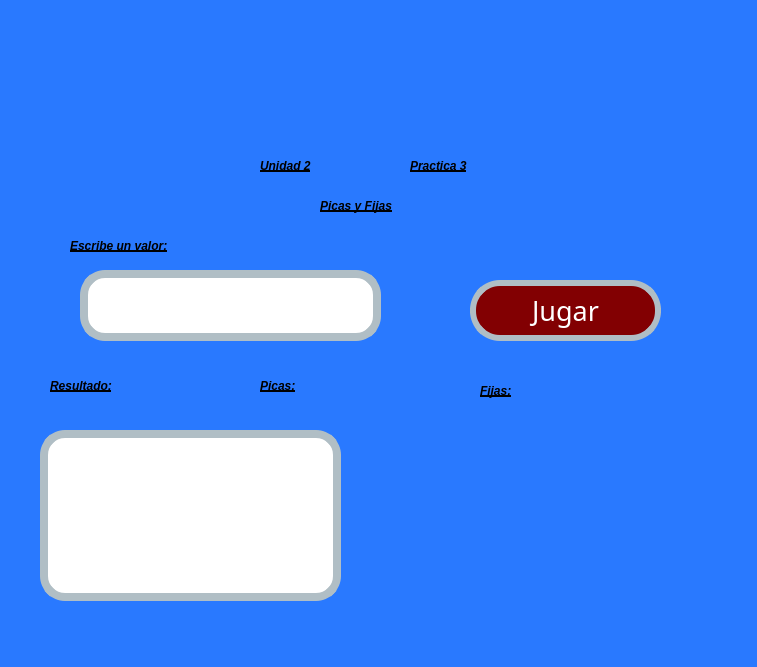
<?xml version="1.0" encoding="UTF-8"?>
<ui version="4.0">
 <class>MainWindow</class>
 <widget class="QMainWindow" name="MainWindow">
  <property name="geometry">
   <rect>
    <x>0</x>
    <y>0</y>
    <width>757</width>
    <height>667</height>
   </rect>
  </property>
  <property name="windowTitle">
   <string>MainWindow</string>
  </property>
  <property name="styleSheet">
   <string notr="true">background-color: #2979FF</string>
  </property>
  <widget class="QWidget" name="centralwidget">
   <widget class="QLineEdit" name="txt_valor">
    <property name="geometry">
     <rect>
      <x>80</x>
      <y>270</y>
      <width>301</width>
      <height>71</height>
     </rect>
    </property>
    <property name="styleSheet">
     <string notr="true">background-color:rgb(255, 255, 255);
color:rgb(0, 0, 0);
border-radius:25px;
border:8px solid #B0BEC5;
font: 75 16pt &quot;MS Shell Dlg 2&quot;;
</string>
    </property>
   </widget>
   <widget class="QLabel" name="txt_fijas">
    <property name="geometry">
     <rect>
      <x>480</x>
      <y>370</y>
      <width>211</width>
      <height>41</height>
     </rect>
    </property>
    <property name="styleSheet">
     <string notr="true">text-decoration: underline;
font: 20pt &quot;Forte&quot;;
color:rgb(0, 0, 0);
border-radius: 10px;
font-weight: bold;
font-style: italic;</string>
    </property>
    <property name="text">
     <string>Fijas:</string>
    </property>
   </widget>
   <widget class="QLabel" name="txt_picas">
    <property name="geometry">
     <rect>
      <x>260</x>
      <y>370</y>
      <width>201</width>
      <height>31</height>
     </rect>
    </property>
    <property name="styleSheet">
     <string notr="true">text-decoration: underline;
font: 20pt &quot;Forte&quot;;
color:rgb(0, 0, 0);
border-radius: 10px;
font-weight: bold;
font-style: italic;</string>
    </property>
    <property name="text">
     <string>Picas:</string>
    </property>
   </widget>
   <widget class="QLabel" name="lbl_titulo">
    <property name="geometry">
     <rect>
      <x>320</x>
      <y>190</y>
      <width>221</width>
      <height>31</height>
     </rect>
    </property>
    <property name="styleSheet">
     <string notr="true">text-decoration: underline;
font: 20pt &quot;Forte&quot;;
color:rgb(0, 0, 0);
border-radius: 10px;
font-weight: bold;
font-style: italic;</string>
    </property>
    <property name="text">
     <string>Picas y Fijas</string>
    </property>
   </widget>
   <widget class="QLabel" name="lbl_Practica3">
    <property name="geometry">
     <rect>
      <x>410</x>
      <y>150</y>
      <width>161</width>
      <height>31</height>
     </rect>
    </property>
    <property name="styleSheet">
     <string notr="true">text-decoration: underline;
font: 20pt &quot;Forte&quot;;
color:rgb(0, 0, 0);
border-radius: 10px;
font-weight: bold;
font-style: italic;</string>
    </property>
    <property name="text">
     <string>Practica 3</string>
    </property>
   </widget>
   <widget class="QLabel" name="lbl_imagenUat">
    <property name="geometry">
     <rect>
      <x>20</x>
      <y>10</y>
      <width>331</width>
      <height>121</height>
     </rect>
    </property>
    <property name="styleSheet">
     <string notr="true"/>
    </property>
    <property name="text">
     <string/>
    </property>
    <property name="pixmap">
     <pixmap resource="../../Archivos/Recursos.qrc">:/Logos/Archivos/log_uat_nuevo.png</pixmap>
    </property>
    <property name="scaledContents">
     <bool>true</bool>
    </property>
   </widget>
   <widget class="QLabel" name="lbl_Unidad2">
    <property name="geometry">
     <rect>
      <x>260</x>
      <y>150</y>
      <width>141</width>
      <height>31</height>
     </rect>
    </property>
    <property name="styleSheet">
     <string notr="true">text-decoration: underline;
font: 20pt &quot;Forte&quot;;
color:rgb(0, 0, 0);
border-radius: 10px;
font-weight: bold;
font-style: italic;</string>
    </property>
    <property name="text">
     <string>Unidad 2</string>
    </property>
   </widget>
   <widget class="QLabel" name="lbl_imagenFi">
    <property name="geometry">
     <rect>
      <x>530</x>
      <y>0</y>
      <width>211</width>
      <height>141</height>
     </rect>
    </property>
    <property name="styleSheet">
     <string notr="true"/>
    </property>
    <property name="text">
     <string/>
    </property>
    <property name="pixmap">
     <pixmap resource="../../Archivos/Recursos.qrc">:/Logos/Archivos/FIT_logo_vertical.png</pixmap>
    </property>
    <property name="scaledContents">
     <bool>true</bool>
    </property>
   </widget>
   <widget class="QPushButton" name="btn_jugar">
    <property name="geometry">
     <rect>
      <x>470</x>
      <y>280</y>
      <width>191</width>
      <height>61</height>
     </rect>
    </property>
    <property name="font">
     <font>
      <family>Forte</family>
      <pointsize>20</pointsize>
      <weight>50</weight>
      <italic>false</italic>
      <bold>false</bold>
     </font>
    </property>
    <property name="styleSheet">
     <string notr="true">font: 20pt &quot;Forte&quot;;
background-color: rgb(130, 0, 2);
color: rgb(255, 255, 255);
border-radius:30px;
border:6px solid #B0BEC5;</string>
    </property>
    <property name="text">
     <string>Jugar</string>
    </property>
   </widget>
   <widget class="QLabel" name="lbl_Valor">
    <property name="geometry">
     <rect>
      <x>70</x>
      <y>230</y>
      <width>291</width>
      <height>31</height>
     </rect>
    </property>
    <property name="styleSheet">
     <string notr="true">text-decoration: underline;
font: 20pt &quot;Forte&quot;;
color:rgb(0, 0, 0);
border-radius: 10px;
font-weight: bold;
font-style: italic;</string>
    </property>
    <property name="text">
     <string>Escribe un valor:</string>
    </property>
   </widget>
   <widget class="QLabel" name="lbl_Resultado">
    <property name="geometry">
     <rect>
      <x>50</x>
      <y>370</y>
      <width>191</width>
      <height>31</height>
     </rect>
    </property>
    <property name="styleSheet">
     <string notr="true">text-decoration: underline;
font: 20pt &quot;Forte&quot;;
color:rgb(0, 0, 0);
border-radius: 10px;
font-weight: bold;
font-style: italic;</string>
    </property>
    <property name="text">
     <string>Resultado:</string>
    </property>
   </widget>
   <widget class="QLabel" name="lbl_imagenGatos">
    <property name="geometry">
     <rect>
      <x>420</x>
      <y>430</y>
      <width>311</width>
      <height>171</height>
     </rect>
    </property>
    <property name="styleSheet">
     <string notr="true"/>
    </property>
    <property name="text">
     <string/>
    </property>
    <property name="pixmap">
     <pixmap resource="../../Archivos/Recursos.qrc">:/Logos/Archivos/export202502092301563482.png</pixmap>
    </property>
    <property name="scaledContents">
     <bool>true</bool>
    </property>
   </widget>
   <widget class="QTextEdit" name="txt_Lista">
    <property name="enabled">
     <bool>true</bool>
    </property>
    <property name="geometry">
     <rect>
      <x>40</x>
      <y>430</y>
      <width>301</width>
      <height>171</height>
     </rect>
    </property>
    <property name="styleSheet">
     <string notr="true">background-color:rgb(255, 255, 255);
color:rgb(0, 0, 0);
border-radius:25px;
border:8px solid #B0BEC5;
font: 75 16pt &quot;MS Shell Dlg 2&quot;;
</string>
    </property>
    <property name="textInteractionFlags">
     <set>Qt::NoTextInteraction</set>
    </property>
   </widget>
  </widget>
  <widget class="QMenuBar" name="menubar">
   <property name="geometry">
    <rect>
     <x>0</x>
     <y>0</y>
     <width>757</width>
     <height>26</height>
    </rect>
   </property>
  </widget>
  <widget class="QStatusBar" name="statusbar"/>
 </widget>
 <resources>
  <include location="../../Archivos/Recursos.qrc"/>
  <include location="../Recursos.qrc"/>
 </resources>
 <connections/>
</ui>
